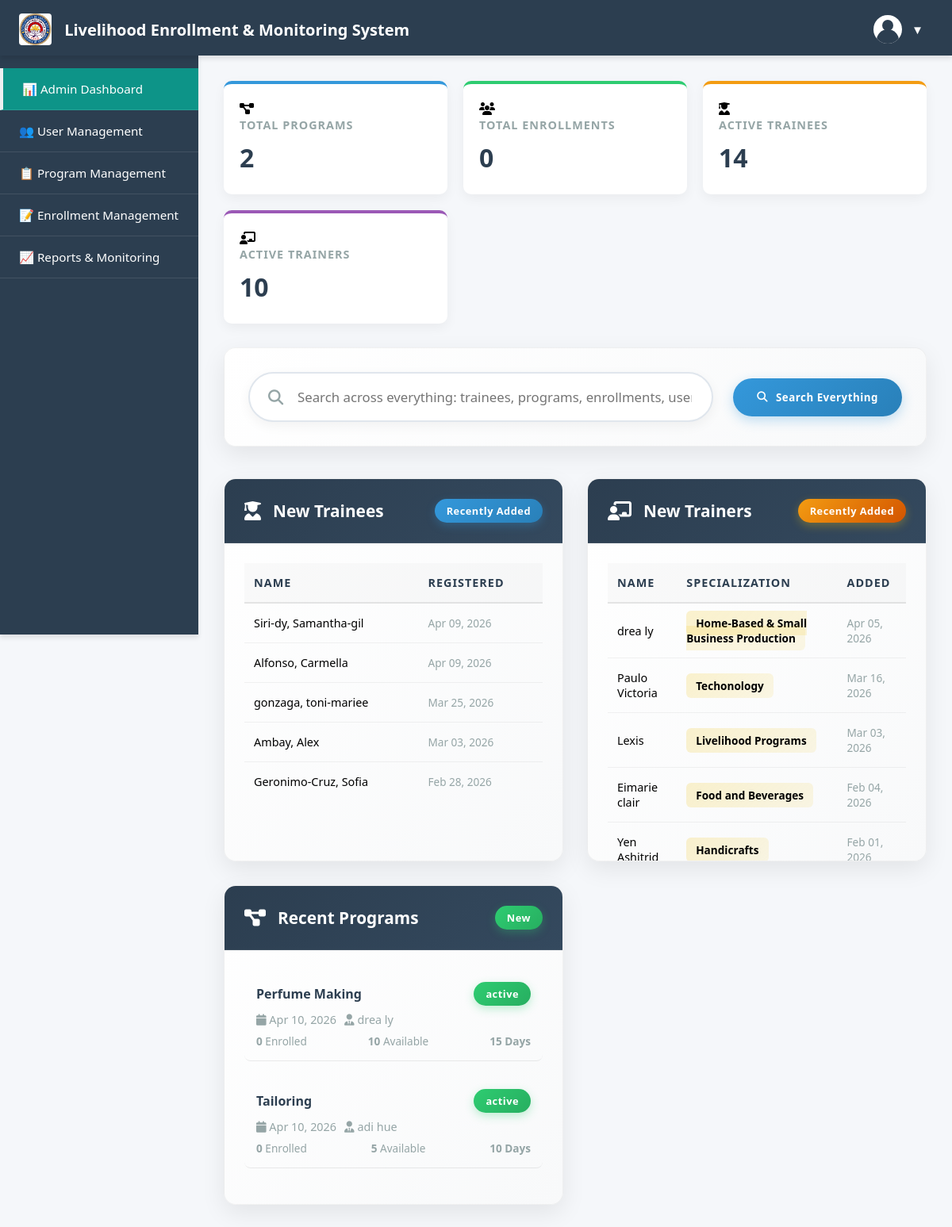
/admin/dashboard.php (signed in), run on the app's committed database.
### tables this page shows
CREATE TABLE `programs` (
  `id` int(11) NOT NULL,
  `name` varchar(255) NOT NULL,
  `duration` int(11) NOT NULL DEFAULT 0,
  `durationUnit` varchar(50) NOT NULL DEFAULT 'Days',
  `scheduleStart` date DEFAULT NULL,
  `scheduleEnd` date DEFAULT NULL,
  `trainer_id` int(11) DEFAULT NULL,
  `trainer` varchar(255) DEFAULT NULL,
  `slotsAvailable` int(11) NOT NULL DEFAULT 0,
  `created_at` timestamp NOT NULL DEFAULT current_timestamp(),
  `updated_at` timestamp NOT NULL DEFAULT current_timestamp() ON UPDATE current_timestamp(),
  `other_trainer` text DEFAULT '-',
  `status` enum('active','deactivated') DEFAULT 'active',
  `archived_at` datetime DEFAULT NULL,
  `category_id` int(11) DEFAULT NULL,
  `duration_unit` varchar(50) DEFAULT 'Days',
  `is_archived` tinyint(1) DEFAULT 0,
  `total_slots` int(11) DEFAULT 0,
  `archived` tinyint(1) DEFAULT 0,
  `show_on_index` tinyint(1) DEFAULT 0
);

CREATE TABLE `users` (
  `id` int(11) NOT NULL,
  `fullname` varchar(100) DEFAULT NULL,
  `email` varchar(100) DEFAULT NULL,
  `password` varchar(255) DEFAULT NULL,
  `role` enum('admin','trainer','trainee') DEFAULT 'trainee',
  `date_created` timestamp NOT NULL DEFAULT current_timestamp(),
  `status` enum('Active','Inactive') DEFAULT 'Active',
  `program` varchar(100) DEFAULT NULL,
  `specialization` varchar(255) DEFAULT NULL,
  `other_programs` text DEFAULT NULL,
  `allow_multiple_programs` tinyint(1) DEFAULT 0,
  `must_reset` tinyint(1) DEFAULT 0,
  `reset_token` varchar(128) DEFAULT NULL,
  `reset_expires` datetime DEFAULT NULL,
  `full_name` varchar(100) DEFAULT NULL,
  `is_available` tinyint(1) DEFAULT 1,
  `assigned_count` int(11) DEFAULT 0,
  `max_programs` int(11) DEFAULT 1,
  `pin_latitude` decimal(10,6) DEFAULT NULL,
  `pin_longitude` decimal(10,6) DEFAULT NULL,
  `pin_radius` int(11) DEFAULT 100,
  `pin_location_name` varchar(255) DEFAULT NULL
);

### admin/dashboard.php (the view, shortened to what this page needs)
<?php
include __DIR__ . '/../db.php';
$user_id = $_SESSION['user_id'];
$current_user = null;
try {
    $user_query = "SELECT * FROM users WHERE id = ? AND role = 'admin'";
    $stmt = $conn->prepare($user_query);
    $stmt->bind_param("i", $user_id);
    $stmt->execute();
    $user_result = $stmt->get_result();
    if ($user_result->num_rows > 0) {
        $current_user = $user_result->fetch_assoc();
    } else {
        session_destroy();
        header("Location: ../login.php");
        exit();
    }
} catch (Exception $e) {
    error_log("Error fetching user: " . $e->getMessage());
    header("Location: ../login.php");
    exit();
}
$menu_items = [
    'User Management',
    'Program Management',
    'Enrollment Management',
    'Reports & Monitoring',
    'System Management'
];
$dashboard_data = [
    'total_programs' => 0,
    'total_enrollments' => 0,
    'approved_trainees' => 0,
    'total_trainers' => 0,
    'ongoing_programs' => 0,
    'recent_programs' => [],
    'new_trainees' => [],
    'new_trainers' => [],
    'ongoing_programs_list' => [],
    'recent_activities' => [],
    'menu_items' => $menu_items,
    'current_user' => $current_user
];
function safe_query($conn, $query, $default = 0) {
    try {
        $result = $conn->query($query);
        if ($result && $result->num_rows > 0) {
            $row = $result->fetch_assoc();
            return $row;
        }
    } catch (Exception $e) {
        error_log("Query failed: " . $e->getMessage());
    }
    return ['count' => $default];
}
try {
    $table_check = $conn->query("SHOW TABLES LIKE 'programs'");
    if ($table_check->num_rows > 0) {
        $programs_count = safe_query($conn, "SELECT COUNT(*) as count FROM programs WHERE is_archived = 0 AND status = 'active'", 0);
        $dashboard_data['total_programs'] = $programs_count['count'];
        $ongoing_count = safe_query($conn, "SELECT COUNT(*) as count FROM programs WHERE status = 'active' AND scheduleEnd >= CURDATE() AND scheduleStart <= CURDATE()", 0);
        $dashboard_data['ongoing_programs'] = $ongoing_count['count'];
    }
    $table_check = $conn->query("SHOW TABLES LIKE 'enrollments'");
    if ($table_check->num_rows > 0) {
        $enrollments_count = safe_query($conn, "SELECT COUNT(*) as count FROM enrollments", 0);
        $dashboard_data['total_enrollments'] = $enrollments_count['count'];
    }
    $table_check = $conn->query("SHOW TABLES LIKE 'users'");
    if ($table_check->num_rows > 0) {
        $trainees_count = safe_query($conn, "SELECT COUNT(*) as count FROM users WHERE role = 'trainee' AND status = 'Active'", 0);
        $dashboard_data['approved_trainees'] = $trainees_count['count'];
        $trainers_count = safe_query($conn, "SELECT COUNT(*) as count FROM users WHERE role = 'trainer' AND status = 'Active'", 0);
        $dashboard_data['total_trainers'] = $trainers_count['count'];
    }
} catch (Exception $e) {
    error_log("Error fetching stats: " . $e->getMessage());
}
try {
    $table_check = $conn->query("SHOW TABLES LIKE 'programs'");
    if ($table_check->num_rows > 0) {
        $recent_programs_query = "
            SELECT
                p.*,
                COALESCE(u.fullname, p.trainer, CONCAT('Trainer ID: ', p.trainer_id)) as trainer_name,
                (
                    SELECT COUNT(DISTINCT user_id)
                    FROM enrollments
                    WHERE program_id = p.id
                ) as enrolled_count
            FROM programs p
            LEFT JOIN users u ON p.trainer_id = u.id AND u.role = 'trainer'
            WHERE p.is_archived = 0
            ORDER BY p.created_at DESC
            LIMIT 3
        ";
        $recent_programs_result = $conn->query($recent_programs_query);
        if ($recent_programs_result && $recent_programs_result->num_rows > 0) {
            while ($row = $recent_programs_result->fetch_assoc()) {
                $enrolled_count = isset($row['enrolled_count']) ? (int)$row['enrolled_count'] : 0;
                $total_slots = isset($row['total_slots']) && $row['total_slots'] > 0 ? $row['total_slots'] : null;
                $capacity = $total_slots ?? 'Unlimited';
                if ($total_slots !== null) {
                    $available_slots = max(0, $total_slots - $enrolled_count);
                } else {
                    $available_slots = 'Unlimited';
                }
                $trainer_name = 'Not Assigned';
                if (isset($row['trainer_name']) && !empty($row['trainer_name'])) {
                    $trainer_name = $row['trainer_name'];
                } elseif (isset($row['trainer']) && !empty($row['trainer'])) {
                    $trainer_name = $row['trainer'];
                } elseif (isset($row['trainer_id']) && $row['trainer_id'] > 0) {
                    $trainer_name = 'Trainer ID: ' . $row['trainer_id'];
                }
                $dashboard_data['recent_programs'][] = [
                    'id' => $row['id'],
                    'name' => $row['name'] ?? 'Unknown Program',
                    'status' => $row['status'] ?? 'active',
                    'date' => isset($row['created_at']) ? date('M d, Y', strtotime($row['created_at'])) : date('M d, Y'),
                    'enrolled' => $enrolled_count,
                    'capacity' => $capacity,
                    'available_slots' => $available_slots,
                    'duration' => ($row['duration'] ?? 0) . ' ' . ($row['duration_unit'] ?? 'Days'),
                    'trainer' => $trainer_name,
                    'schedule_start' => isset($row['scheduleStart']) ? date('M d, Y', strtotime($row['scheduleStart'])) : 'Not Set',
                    'schedule_end' => isset($row['scheduleEnd']) ? date('M d, Y', strtotime($row['scheduleEnd'])) : 'Not Set'
                ];
            }
        }
    }
} catch (Exception $e) {
    error_log("Error fetching recent programs: " . $e->getMessage());
}
try {
    $table_check = $conn->query("SHOW TABLES LIKE 'users'");
    if ($table_check->num_rows > 0) {
        $new_trainees_query = "
            SELECT u.fullname, u.date_created
            FROM users u
            WHERE u.role = 'trainee'
            AND u.status = 'Active'
            ORDER BY u.date_created DESC
            LIMIT 5
        ";
        $new_trainees_result = $conn->query($new_trainees_query);
        if ($new_trainees_result && $new_trainees_result->num_rows > 0) {
            while ($row = $new_trainees_result->fetch_assoc()) {
                $dashboard_data['new_trainees'][] = [
                    'name' => $row['fullname'] ?? 'Unknown Trainee',
                    'date_registered' => isset($row['date_created']) ? date('M d, Y', strtotime($row['date_created'])) : 'Unknown'
                ];
            }
        }
    }
} catch (Exception $e) {
    error_log("Error fetching new trainees: " . $e->getMessage());
}
try {
    $table_check = $conn->query("SHOW TABLES LIKE 'users'");
    if ($table_check->num_rows > 0) {
        $new_trainers_query = "
            SELECT u.fullname, u.date_created, u.specialization
            FROM users u
            WHERE u.role = 'trainer'
            AND u.status = 'Active'
            ORDER BY u.date_created DESC
            LIMIT 5
        ";
        $new_trainers_result = $conn->query($new_trainers_query);
        if ($new_trainers_result && $new_trainers_result->num_rows > 0) {
            while ($row = $new_trainers_result->fetch_assoc()) {
                $dashboard_data['new_trainers'][] = [
                    'name' => $row['fullname'],
                    'specialization' => $row['specialization'] ?? 'Not Specified',
                    'date_registered' => isset($row['date_created']) ? date('M d, Y', strtotime($row['date_created'])) : 'Unknown'
                ];
            }
        }
    }
} catch (Exception $e) {
    error_log("Error fetching new trainers: " . $e->getMessage());
}
include __DIR__ . '/../components/header.php';
?>
<!DOCTYPE html>
<html lang="en">
<head>
    <link rel="stylesheet" href="https://cdnjs.cloudflare.com/ajax/libs/font-awesome/6.4.0/css/all.min.css">
</head>
<body>
    <div class="stats-container">
        <div class="stat-card">
            <i class="fas fa-project-diagram"></i>
            <h3>Total Programs</h3>
            <div class="value"><?php echo $dashboard_data['total_programs']; ?></div>
        </div>
        <div class="stat-card">
            <i class="fas fa-users"></i>
            <h3>Total Enrollments</h3>
            <div class="value"><?php echo $dashboard_data['total_enrollments']; ?></div>
        </div>
        <div class="stat-card">
            <i class="fas fa-user-graduate"></i>
            <h3>Active Trainees</h3>
            <div class="value"><?php echo $dashboard_data['approved_trainees']; ?></div>
        </div>
        <div class="stat-card">
            <i class="fas fa-chalkboard-teacher"></i>
            <h3>Active Trainers</h3>
            <div class="value"><?php echo $dashboard_data['total_trainers']; ?></div>
        </div>
    </div>
    <div class="search-container">
        <div class="search-box">
            <i class="fas fa-search"></i>
            <input type="text" id="searchInput" placeholder="Search across everything: trainees, programs, enrollments, users...">
        </div>
        <button class="btn btn-primary" id="searchBtn">
            <i class="fas fa-search"></i> Search Everything
        </button>
    </div>
    <div class="dashboard-sections">
        <div class="dashboard-card">
            <div class="card-header">
                <h3><i class="fas fa-user-graduate"></i> New Trainees</h3>
                <span class="badge badge-info">Recently Added</span>
            </div>
            <div class="card-content">
                <?php if (!empty($dashboard_data['new_trainees'])): ?>
                <table>
                    <thead>
                        <tr>
                            <th>Name</th>
                            <th>Registered</th>
                        </tr>
                    </thead>
                    <tbody>
                        <?php foreach ($dashboard_data['new_trainees'] as $trainee): ?>
                        <tr>
                            <td><?php echo htmlspecialchars($trainee['name']); ?></td>
                            <td style="font-size: 0.85rem; color: var(--gray);"><?php echo $trainee['date_registered']; ?></td>
                        </tr>
                        <?php endforeach; ?>
                    </tbody>
                </table>
                <?php endif; ?>
            </div>
        </div>
        <div class="dashboard-card">
            <div class="card-header">
                <h3><i class="fas fa-chalkboard-teacher"></i> New Trainers</h3>
                <span class="badge badge-warning">Recently Added</span>
            </div>
            <div class="card-content">
                <?php if (!empty($dashboard_data['new_trainers'])): ?>
                <table>
                    <thead>
                        <tr>
                            <th>Name</th>
                            <th>Specialization</th>
                            <th>Added</th>
                        </tr>
                    </thead>
                    <tbody>
                        <?php foreach ($dashboard_data['new_trainers'] as $trainer): ?>
                        <tr>
                            <td><?php echo htmlspecialchars($trainer['name']); ?></td>
                            <td><span style="background: linear-gradient(135deg, rgba(241, 196, 15, 0.2) 0%, rgba(241, 196, 15, 0.1) 100%); padding: 6px 12px; border-radius: 6px; font-size: 0.85rem; font-weight: 600;"><?php echo htmlspecialchars($trainer['specialization']); ?></span></td>
                            <td style="font-size: 0.85rem; color: var(--gray);"><?php echo $trainer['date_registered']; ?></td>
                        </tr>
                        <?php endforeach; ?>
                    </tbody>
                </table>
                <?php endif; ?>
            </div>
        </div>
        <div class="dashboard-card">
            <div class="card-header">
                <h3><i class="fas fa-project-diagram"></i> Recent Programs</h3>
                <span class="badge badge-success">New</span>
            </div>
            <div class="card-content">
                <?php if (!empty($dashboard_data['recent_programs'])): ?>
                <?php foreach ($dashboard_data['recent_programs'] as $program): ?>
                <div style="margin-bottom: 20px; padding-bottom: 15px; border-bottom: 1px solid rgba(0, 0, 0, 0.08); transition: all 0.3s ease; padding: 15px; border-radius: 8px;">
                    <div style="display: flex; justify-content: space-between; align-items: center; margin-bottom: 8px;">
                        <h4 style="color: var(--primary); margin: 0; font-weight: 700;"><?php echo htmlspecialchars($program['name']); ?></h4>
                        <span class="badge badge-success"><?php echo $program['status']; ?></span>
                    </div>
                    <p style="color: var(--gray); margin-bottom: 8px; font-size: 0.9rem; display: flex; align-items: center; gap: 10px;">
                        <span><i class="fas fa-calendar"></i> <?php echo $program['date']; ?></span>
                        <span><i class="fas fa-user-tie"></i> <?php echo htmlspecialchars($program['trainer']); ?></span>
                    </p>
                    <div style="display: flex; justify-content: space-between; font-size: 0.85rem; color: var(--gray);">
                        <div><strong><?php echo $program['enrolled']; ?></strong> Enrolled</div>
                        <div><strong><?php echo $program['available_slots']; ?></strong> Available</div>
                        <div><strong><?php echo $program['duration']; ?></strong></div>
                    </div>
                </div>
                <?php endforeach; ?>
                <?php endif; ?>
            </div>
        </div>
    </div>
</body>
</html>

### components/header.php (style rules this page uses)
* { margin: 0; padding: 0; box-sizing: border-box; font-family: 'Segoe UI', Tahoma, Geneva, Verdana, sans-serif; }
:root { --primary: #2c3e50; --secondary: #3498db; --accent: #e74c3c; --light: #ecf0f1; --dark: #2c3e50; --success: #2ecc71; --warning: #f39c12; --danger: #e74c3c; --gray: #95a5a6; --active: #0d9488; --shadow: 0 4px 6px rgba(0, 0, 0, 0.1); }
body { background-color: #f5f7fa; min-height: 100vh; }

### data on the page
programs: category "14", duration "10", name "Tailoring", status "active", date "Apr 10, 2026", trainer "adi hue", enrolled "0", available_slots "5", duration "10 Days"
users: fullname "drea ly", specialization "Home-Based & Small Business Production", date_registered "Apr 05, 2026"
users: fullname "Paulo Victoria", specialization "Techonology", date_registered "Mar 16, 2026"
users: fullname "Lexis", specialization "Livelihood Programs", date_registered "Mar 03, 2026"
users: fullname "Eimarie clair", specialization "Food and Beverages", date_registered "Feb 04, 2026"
users: fullname "Yen…", specialization "Handicrafts", date_registered "Feb 01,…"
programs: name "Perfume Making", status "active", date "Apr 10, 2026", trainer "drea ly", enrolled "0", available_slots "10", duration "15 Days"

### other printed values
$dashboard_data['total_programs'] "2"
$dashboard_data['total_enrollments'] "0"
$trainee['name'] "Siri-dy, Samantha-gil"
$trainee['date_registered'] "Apr 09, 2026"
$trainee['name'] "Alfonso, Carmella"
$trainee['name'] "gonzaga, toni-mariee"
$trainee['date_registered'] "Mar 25, 2026"
$trainee['name'] "Ambay, Alex"
$trainee['date_registered'] "Mar 03, 2026"
$trainee['name'] "Geronimo-Cruz, Sofia"
$trainee['date_registered'] "Feb 28, 2026"
